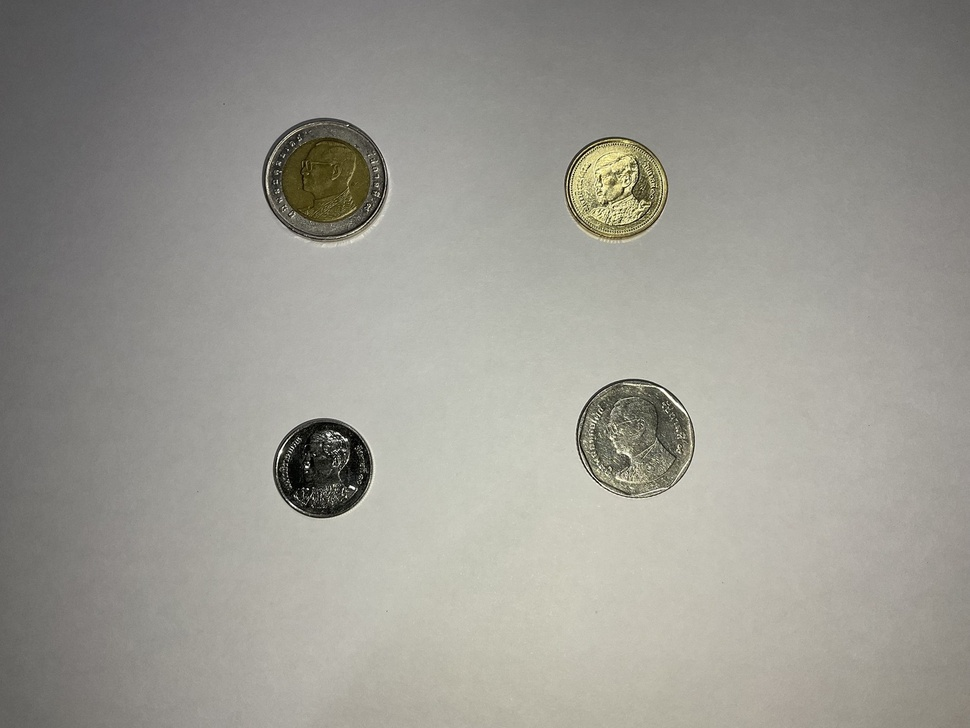
#> input picture Image Processing/IMG_0126.jpg, 970 x 728 px, shrunk from 1530 x 1148 before the run
$ python CoinDetection_2.py
#> lines starting #> are read from the running program, lines starting #| are printed output that depends on the picture; after the words box and inside, x2 and y2 are one past the last pixel; in counts of white or black regions, pixels touching at a corner belong together
import cv2
import numpy as np

image = cv2.imread("IMG_0126.jpg",0)
#> image: shape (728, 970); min 0, max 255, mean 152.5
output = cv2.imread("IMG_0126.jpg",1)
#> output is the input picture: shape (728, 970, 3); mean B, G, R 145.5, 152.8, 154.4
blurred = cv2.GaussianBlur(image,(11,11),0)
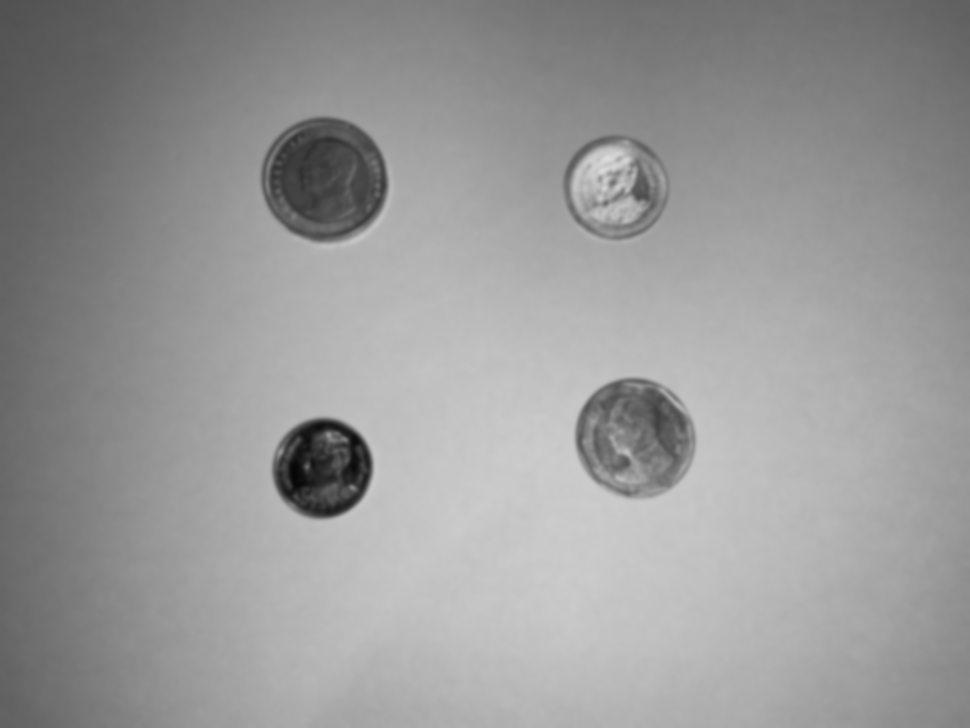
#> blurred: shape (728, 970); min 6, max 221, mean 152.5
circles = cv2.HoughCircles(blurred, cv2.HOUGH_GRADIENT, 1, 100, param1=100, param2=90, minRadius=0, maxRadius=200)
#> circles = [[615.5, 187.5, 52.2], [323.5, 179.5, 62.9], [322.5, 467.5, 49.4], [633.5, 435.5, 58]]

if circles is not None:
    # If there are some detections, convert radius and x,y(center) coordinates to integer
    circles = np.round(circles[0, :]).astype("int")
#> circles = [[616, 188, 52], [324, 180, 63], [322, 468, 49], [634, 436, 58]]
    counter = 0
    for (x, y, r) in circles:
        # Draw the circle in the output image
        cv2.circle(output, (x, y), r, (0,0,255), 3)
        # Draw a rectangle(center) in the output image
        cv2.circle(output, (x, y), 2, (0,255,0), 2)
        #cv2.rectangle(output, (x - 2, y - 2), (x + 2, y + 2), (0,255,0), -1)
        radians = '%.2f'%((r*0.026458333333333)/0.1)
        counter += 1
        print(radians, 'mm')
#> this loop made 4 passes
#> (x, y, r, radians) on passes 1 to 4: (616, 188, 52, '13.76'), (324, 180, 63, '16.67'), (322, 468, 49, '12.96'), (634, 436, 58, '15.35')
#| 13.76 mm
#| 16.67 mm
#| 12.96 mm
#| 15.35 mm
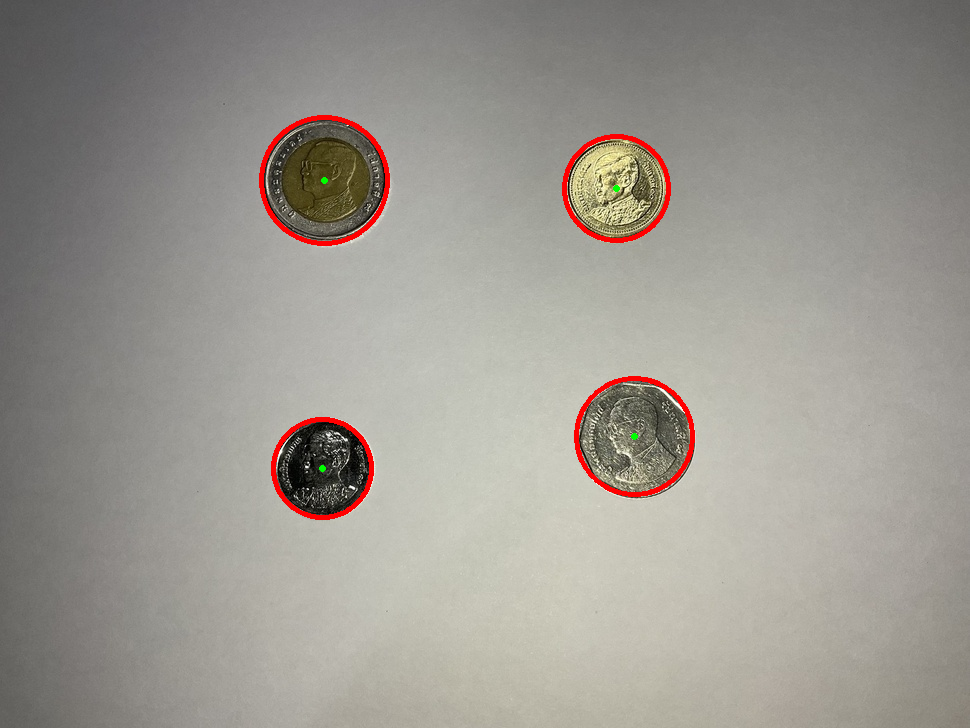
#> output: shape (728, 970, 3); 1% of pixels changed, all inside (x1, y1, x2, y2) = (259, 115, 695, 520)
#> after the loop, counter = 4

cv2.putText(output,str(counter),(10,150),cv2.FONT_HERSHEY_SIMPLEX,6,(0,0,0),4,cv2.LINE_AA)
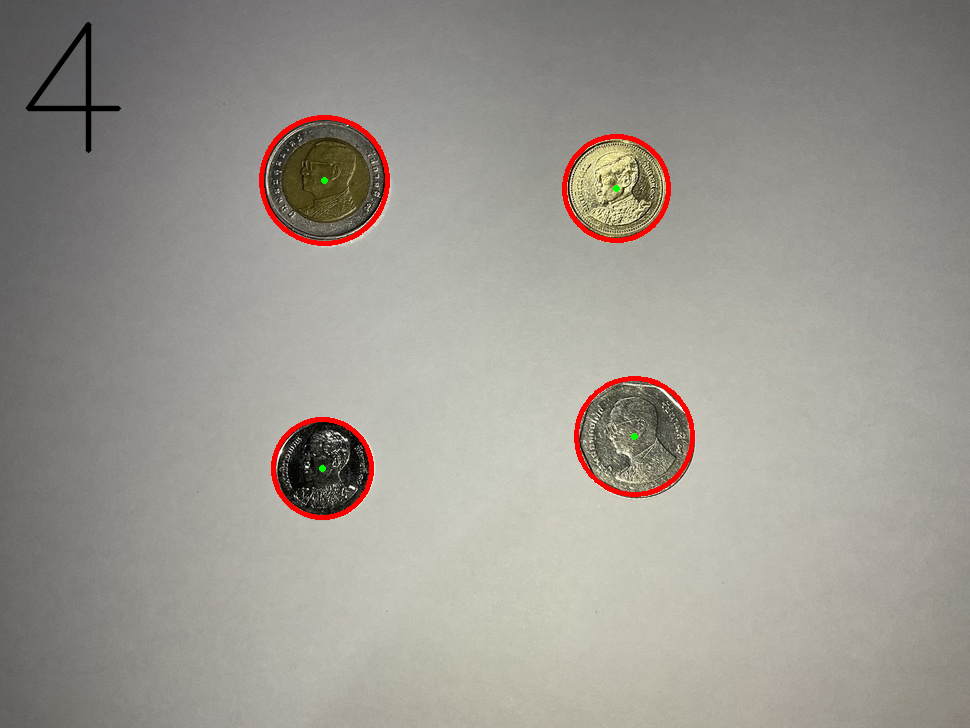
#> output: shape (728, 970, 3); 0.3% of pixels changed, all inside (x1, y1, x2, y2) = (25, 22, 122, 154)
cv2.imshow("Detections",output)
cv2.waitKey()
